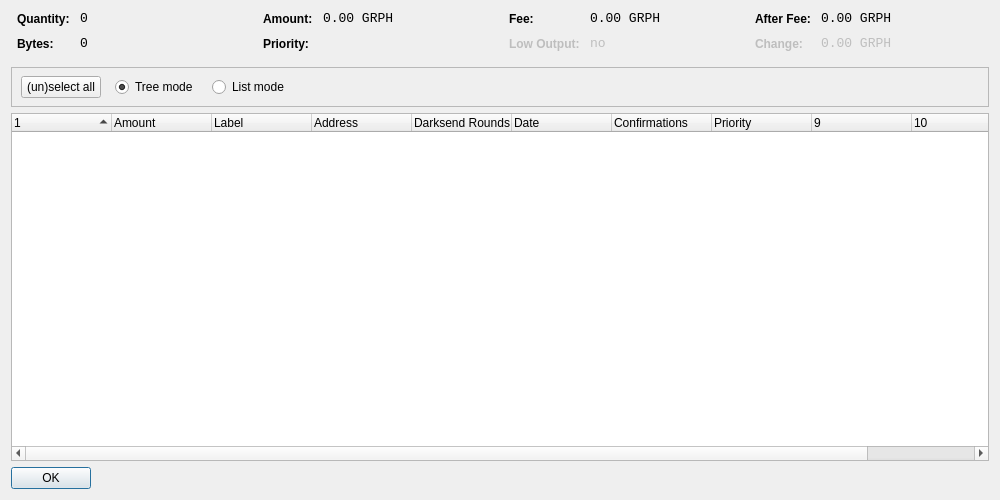
<?xml version="1.0" encoding="UTF-8"?>
<ui version="4.0">
 <class>CoinControlDialog</class>
 <widget class="QDialog" name="CoinControlDialog">
  <property name="geometry">
   <rect>
    <x>0</x>
    <y>0</y>
    <width>1000</width>
    <height>500</height>
   </rect>
  </property>
  <property name="windowTitle">
   <string>Coin Control</string>
  </property>
  <layout class="QVBoxLayout" name="verticalLayout">
   <item>
    <layout class="QHBoxLayout" name="horizontalLayoutTop" stretch="0,0,0,0">
     <property name="topMargin">
      <number>0</number>
     </property>
     <property name="bottomMargin">
      <number>10</number>
     </property>
     <item>
      <layout class="QFormLayout" name="formLayoutCoinControl1">
       <property name="horizontalSpacing">
        <number>10</number>
       </property>
       <property name="verticalSpacing">
        <number>10</number>
       </property>
       <property name="leftMargin">
        <number>6</number>
       </property>
       <property name="rightMargin">
        <number>6</number>
       </property>
       <item row="0" column="0">
        <widget class="QLabel" name="labelCoinControlQuantityText">
         <property name="styleSheet">
          <string notr="true">font-weight:bold;</string>
         </property>
         <property name="text">
          <string>Quantity:</string>
         </property>
        </widget>
       </item>
       <item row="0" column="1">
        <widget class="QLabel" name="labelCoinControlQuantity">
         <property name="font">
          <font>
           <family>Monospace</family>
           <pointsize>10</pointsize>
          </font>
         </property>
         <property name="cursor">
          <cursorShape>IBeamCursor</cursorShape>
         </property>
         <property name="contextMenuPolicy">
          <enum>Qt::ActionsContextMenu</enum>
         </property>
         <property name="text">
          <string notr="true">0</string>
         </property>
         <property name="textInteractionFlags">
          <set>Qt::LinksAccessibleByMouse|Qt::TextSelectableByKeyboard|Qt::TextSelectableByMouse</set>
         </property>
        </widget>
       </item>
       <item row="1" column="0">
        <widget class="QLabel" name="labelCoinControlBytesText">
         <property name="styleSheet">
          <string notr="true">font-weight:bold;</string>
         </property>
         <property name="text">
          <string>Bytes:</string>
         </property>
        </widget>
       </item>
       <item row="1" column="1">
        <widget class="QLabel" name="labelCoinControlBytes">
         <property name="font">
          <font>
           <family>Monospace</family>
           <pointsize>10</pointsize>
          </font>
         </property>
         <property name="cursor">
          <cursorShape>IBeamCursor</cursorShape>
         </property>
         <property name="contextMenuPolicy">
          <enum>Qt::ActionsContextMenu</enum>
         </property>
         <property name="text">
          <string notr="true">0</string>
         </property>
         <property name="textInteractionFlags">
          <set>Qt::LinksAccessibleByMouse|Qt::TextSelectableByKeyboard|Qt::TextSelectableByMouse</set>
         </property>
        </widget>
       </item>
      </layout>
     </item>
     <item>
      <layout class="QFormLayout" name="formLayoutCoinControl2">
       <property name="horizontalSpacing">
        <number>10</number>
       </property>
       <property name="verticalSpacing">
        <number>10</number>
       </property>
       <property name="leftMargin">
        <number>6</number>
       </property>
       <property name="rightMargin">
        <number>6</number>
       </property>
       <item row="0" column="0">
        <widget class="QLabel" name="labelCoinControlAmountText">
         <property name="styleSheet">
          <string notr="true">font-weight:bold;</string>
         </property>
         <property name="text">
          <string>Amount:</string>
         </property>
        </widget>
       </item>
       <item row="0" column="1">
        <widget class="QLabel" name="labelCoinControlAmount">
         <property name="font">
          <font>
           <family>Monospace</family>
           <pointsize>10</pointsize>
          </font>
         </property>
         <property name="cursor">
          <cursorShape>IBeamCursor</cursorShape>
         </property>
         <property name="contextMenuPolicy">
          <enum>Qt::ActionsContextMenu</enum>
         </property>
         <property name="text">
          <string notr="true">0.00 GRPH</string>
         </property>
         <property name="textInteractionFlags">
          <set>Qt::LinksAccessibleByMouse|Qt::TextSelectableByKeyboard|Qt::TextSelectableByMouse</set>
         </property>
        </widget>
       </item>
       <item row="1" column="0">
        <widget class="QLabel" name="labelCoinControlPriorityText">
         <property name="styleSheet">
          <string notr="true">font-weight:bold;</string>
         </property>
         <property name="text">
          <string>Priority:</string>
         </property>
        </widget>
       </item>
       <item row="1" column="1">
        <widget class="QLabel" name="labelCoinControlPriority">
         <property name="font">
          <font>
           <family>Monospace</family>
           <pointsize>10</pointsize>
          </font>
         </property>
         <property name="cursor">
          <cursorShape>IBeamCursor</cursorShape>
         </property>
         <property name="contextMenuPolicy">
          <enum>Qt::ActionsContextMenu</enum>
         </property>
         <property name="text">
          <string/>
         </property>
         <property name="textInteractionFlags">
          <set>Qt::LinksAccessibleByMouse|Qt::TextSelectableByKeyboard|Qt::TextSelectableByMouse</set>
         </property>
        </widget>
       </item>
      </layout>
     </item>
     <item>
      <layout class="QFormLayout" name="formLayoutCoinControl3">
       <property name="horizontalSpacing">
        <number>10</number>
       </property>
       <property name="verticalSpacing">
        <number>10</number>
       </property>
       <property name="leftMargin">
        <number>6</number>
       </property>
       <property name="rightMargin">
        <number>6</number>
       </property>
       <item row="0" column="0">
        <widget class="QLabel" name="labelCoinControlFeeText">
         <property name="styleSheet">
          <string notr="true">font-weight:bold;</string>
         </property>
         <property name="text">
          <string>Fee:</string>
         </property>
        </widget>
       </item>
       <item row="0" column="1">
        <widget class="QLabel" name="labelCoinControlFee">
         <property name="font">
          <font>
           <family>Monospace</family>
           <pointsize>10</pointsize>
          </font>
         </property>
         <property name="cursor">
          <cursorShape>IBeamCursor</cursorShape>
         </property>
         <property name="contextMenuPolicy">
          <enum>Qt::ActionsContextMenu</enum>
         </property>
         <property name="text">
          <string notr="true">0.00 GRPH</string>
         </property>
         <property name="textInteractionFlags">
          <set>Qt::LinksAccessibleByMouse|Qt::TextSelectableByKeyboard|Qt::TextSelectableByMouse</set>
         </property>
        </widget>
       </item>
       <item row="1" column="0">
        <widget class="QLabel" name="labelCoinControlLowOutputText">
         <property name="enabled">
          <bool>false</bool>
         </property>
         <property name="styleSheet">
          <string notr="true">font-weight:bold;</string>
         </property>
         <property name="text">
          <string>Low Output:</string>
         </property>
        </widget>
       </item>
       <item row="1" column="1">
        <widget class="QLabel" name="labelCoinControlLowOutput">
         <property name="enabled">
          <bool>false</bool>
         </property>
         <property name="font">
          <font>
           <family>Monospace</family>
           <pointsize>10</pointsize>
          </font>
         </property>
         <property name="cursor">
          <cursorShape>IBeamCursor</cursorShape>
         </property>
         <property name="contextMenuPolicy">
          <enum>Qt::ActionsContextMenu</enum>
         </property>
         <property name="text">
          <string notr="true">no</string>
         </property>
         <property name="textInteractionFlags">
          <set>Qt::LinksAccessibleByMouse|Qt::TextSelectableByKeyboard|Qt::TextSelectableByMouse</set>
         </property>
        </widget>
       </item>
      </layout>
     </item>
     <item>
      <layout class="QFormLayout" name="formLayoutCoinControl4">
       <property name="horizontalSpacing">
        <number>10</number>
       </property>
       <property name="verticalSpacing">
        <number>10</number>
       </property>
       <property name="leftMargin">
        <number>6</number>
       </property>
       <property name="rightMargin">
        <number>6</number>
       </property>
       <item row="0" column="0">
        <widget class="QLabel" name="labelCoinControlAfterFeeText">
         <property name="styleSheet">
          <string notr="true">font-weight:bold;</string>
         </property>
         <property name="text">
          <string>After Fee:</string>
         </property>
        </widget>
       </item>
       <item row="0" column="1">
        <widget class="QLabel" name="labelCoinControlAfterFee">
         <property name="font">
          <font>
           <family>Monospace</family>
           <pointsize>10</pointsize>
          </font>
         </property>
         <property name="cursor">
          <cursorShape>IBeamCursor</cursorShape>
         </property>
         <property name="contextMenuPolicy">
          <enum>Qt::ActionsContextMenu</enum>
         </property>
         <property name="text">
          <string notr="true">0.00 GRPH</string>
         </property>
         <property name="textInteractionFlags">
          <set>Qt::LinksAccessibleByMouse|Qt::TextSelectableByKeyboard|Qt::TextSelectableByMouse</set>
         </property>
        </widget>
       </item>
       <item row="1" column="0">
        <widget class="QLabel" name="labelCoinControlChangeText">
         <property name="enabled">
          <bool>false</bool>
         </property>
         <property name="styleSheet">
          <string notr="true">font-weight:bold;</string>
         </property>
         <property name="text">
          <string>Change:</string>
         </property>
        </widget>
       </item>
       <item row="1" column="1">
        <widget class="QLabel" name="labelCoinControlChange">
         <property name="enabled">
          <bool>false</bool>
         </property>
         <property name="font">
          <font>
           <family>Monospace</family>
           <pointsize>10</pointsize>
          </font>
         </property>
         <property name="cursor">
          <cursorShape>IBeamCursor</cursorShape>
         </property>
         <property name="contextMenuPolicy">
          <enum>Qt::ActionsContextMenu</enum>
         </property>
         <property name="text">
          <string notr="true">0.00 GRPH</string>
         </property>
         <property name="textInteractionFlags">
          <set>Qt::LinksAccessibleByMouse|Qt::TextSelectableByKeyboard|Qt::TextSelectableByMouse</set>
         </property>
        </widget>
       </item>
      </layout>
     </item>
    </layout>
   </item>
   <item>
    <widget class="QFrame" name="frame">
     <property name="minimumSize">
      <size>
       <width>0</width>
       <height>40</height>
      </size>
     </property>
     <property name="frameShape">
      <enum>QFrame::StyledPanel</enum>
     </property>
     <property name="frameShadow">
      <enum>QFrame::Sunken</enum>
     </property>
     <widget class="QWidget" name="horizontalLayoutWidget">
      <property name="geometry">
       <rect>
        <x>10</x>
        <y>0</y>
        <width>781</width>
        <height>41</height>
       </rect>
      </property>
      <layout class="QHBoxLayout" name="horizontalLayoutPanel" stretch="0,0,0,0,0">
       <property name="spacing">
        <number>14</number>
       </property>
       <item>
        <widget class="QPushButton" name="pushButtonSelectAll">
         <property name="sizePolicy">
          <sizepolicy hsizetype="Maximum" vsizetype="Fixed">
           <horstretch>0</horstretch>
           <verstretch>0</verstretch>
          </sizepolicy>
         </property>
         <property name="text">
          <string>(un)select all</string>
         </property>
        </widget>
       </item>
       <item>
        <widget class="QRadioButton" name="radioTreeMode">
         <property name="sizePolicy">
          <sizepolicy hsizetype="Maximum" vsizetype="Fixed">
           <horstretch>0</horstretch>
           <verstretch>0</verstretch>
          </sizepolicy>
         </property>
         <property name="text">
          <string>Tree mode</string>
         </property>
         <property name="checked">
          <bool>true</bool>
         </property>
        </widget>
       </item>
       <item>
        <widget class="QRadioButton" name="radioListMode">
         <property name="sizePolicy">
          <sizepolicy hsizetype="Maximum" vsizetype="Fixed">
           <horstretch>0</horstretch>
           <verstretch>0</verstretch>
          </sizepolicy>
         </property>
         <property name="text">
          <string>List mode</string>
         </property>
        </widget>
       </item>
       <item>
        <spacer name="horizontalSpacer">
         <property name="orientation">
          <enum>Qt::Horizontal</enum>
         </property>
         <property name="sizeHint" stdset="0">
          <size>
           <width>40</width>
           <height>20</height>
          </size>
         </property>
        </spacer>
       </item>
      </layout>
     </widget>
    </widget>
   </item>
   <item>
    <widget class="CoinControlTreeWidget" name="treeWidget">
     <property name="contextMenuPolicy">
      <enum>Qt::CustomContextMenu</enum>
     </property>
     <property name="sortingEnabled">
      <bool>false</bool>
     </property>
     <property name="columnCount">
      <number>11</number>
     </property>
     <attribute name="headerShowSortIndicator" stdset="0">
      <bool>true</bool>
     </attribute>
     <attribute name="headerStretchLastSection">
      <bool>false</bool>
     </attribute>
     <column>
      <property name="text">
       <string/>
      </property>
     </column>
     <column>
      <property name="text">
       <string>Amount</string>
      </property>
     </column>
     <column>
      <property name="text">
       <string>Label</string>
      </property>
     </column>
     <column>
      <property name="text">
       <string>Address</string>
      </property>
     </column>
     <column>
      <property name="text">
       <string>Darksend Rounds</string>
      </property>
    </column>
     <column>
      <property name="text">
       <string>Date</string>
      </property>
     </column>
     <column>
      <property name="text">
       <string>Confirmations</string>
      </property>
      <property name="toolTip">
       <string>Confirmed</string>
      </property>
     </column>
     <column>
      <property name="text">
       <string>Priority</string>
      </property>
     </column>
     <column>
      <property name="text">
       <string/>
      </property>
     </column>
     <column>
      <property name="text">
       <string/>
      </property>
     </column>
     <column>
      <property name="text">
       <string/>
      </property>
     </column>
     <column>
      <property name="text">
       <string/>
      </property>
     </column>
    </widget>
   </item>
   <item>
    <widget class="QDialogButtonBox" name="buttonBox">
     <property name="sizePolicy">
      <sizepolicy hsizetype="Maximum" vsizetype="Fixed">
       <horstretch>0</horstretch>
       <verstretch>0</verstretch>
      </sizepolicy>
     </property>
     <property name="orientation">
      <enum>Qt::Horizontal</enum>
     </property>
     <property name="standardButtons">
      <set>QDialogButtonBox::Ok</set>
     </property>
    </widget>
   </item>
  </layout>
 </widget>
 <customwidgets>
  <customwidget>
   <class>CoinControlTreeWidget</class>
   <extends>QTreeWidget</extends>
   <header>coincontroltreewidget.h</header>
  </customwidget>
 </customwidgets>
 <resources/>
 <connections/>
</ui>
